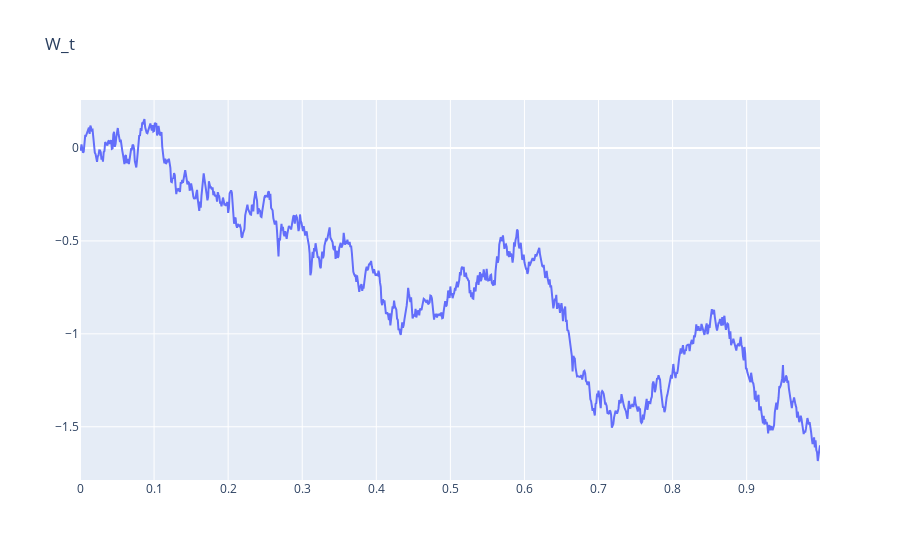

The notebook cell this image was saved under:
### Code cell
"""
Brownian path
"""
fig = go.Figure()
for path_name in ['BROWNIAN']:
    path = paths_dic[path_name]
    fig.add_trace(go.Scatter(x=grid, y=np.array(list(map(f_map(path, 1), grid))),
                    mode='lines',
                    name=path_name))
fig.update_layout(title="W_t")
fig.show()

### Figure 1 — Plotly figure (JSON) as saved in the notebook; plotly's stock layout.template omitted (floating-point values rounded to 4 significant figures; data arrays with more than 128 entries replaced by an {"elided": "..."} marker saying what was removed)
{"data": [{"mode": "lines", "name": "BROWNIAN", "type": "scatter", "x": {"elided": "1000 float values"}, "y": {"elided": "1000 float values"}}], "layout": {"title": {"text": "W_t"}}}
